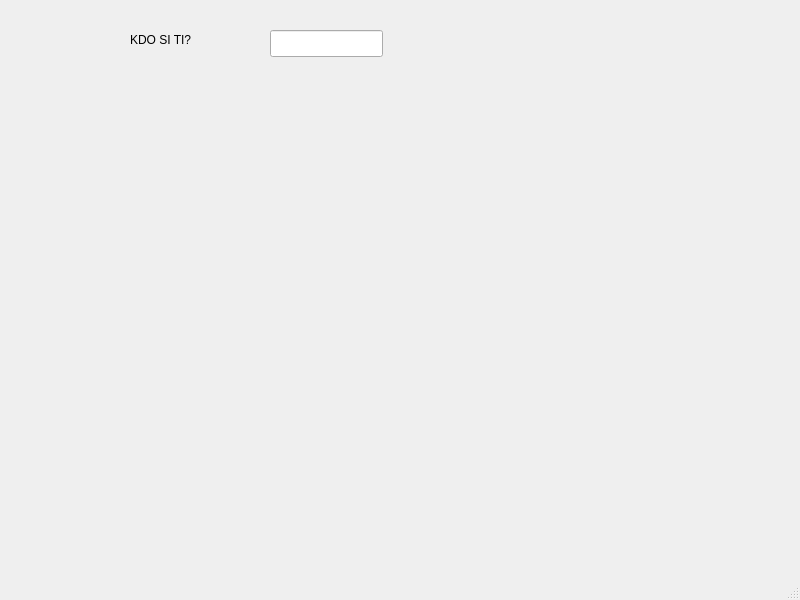
<?xml version="1.0" encoding="UTF-8"?>
<ui version="4.0">
 <class>MainWindow</class>
 <widget class="QMainWindow" name="MainWindow">
  <property name="geometry">
   <rect>
    <x>0</x>
    <y>0</y>
    <width>800</width>
    <height>600</height>
   </rect>
  </property>
  <property name="windowTitle">
   <string>MainWindow</string>
  </property>
  <widget class="QWidget" name="centralwidget">
   <widget class="QLineEdit" name="odgovor">
    <property name="geometry">
     <rect>
      <x>270</x>
      <y>30</y>
      <width>113</width>
      <height>27</height>
     </rect>
    </property>
   </widget>
   <widget class="QLabel" name="label_2">
    <property name="geometry">
     <rect>
      <x>130</x>
      <y>30</y>
      <width>111</width>
      <height>20</height>
     </rect>
    </property>
    <property name="text">
     <string>KDO SI TI?</string>
    </property>
   </widget>
   <widget class="QWidget" name="slika" native="true">
    <property name="geometry">
     <rect>
      <x>80</x>
      <y>150</y>
      <width>571</width>
      <height>271</height>
     </rect>
    </property>
   </widget>
  </widget>
  <widget class="QMenuBar" name="menubar">
   <property name="geometry">
    <rect>
     <x>0</x>
     <y>0</y>
     <width>800</width>
     <height>25</height>
    </rect>
   </property>
  </widget>
  <widget class="QStatusBar" name="statusbar"/>
 </widget>
 <resources/>
 <connections/>
</ui>
